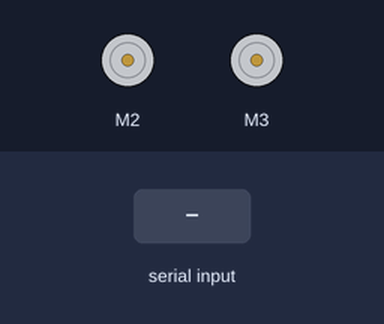
Simulated run of this sketch. Board: Arduino Uno, built with avr-gcc and run on an emulated ATmega328P. On the bench: 2 × DC motor (green arrow = forward, orange = backward, longer = faster). The inputs (shaded band) are chosen by the test bench. What the sketch prints to the serial monitor is not drawn.

Above: at 5.2 s.
5.3 s: "P90\n" received over the second serial link
At 6.2 s:
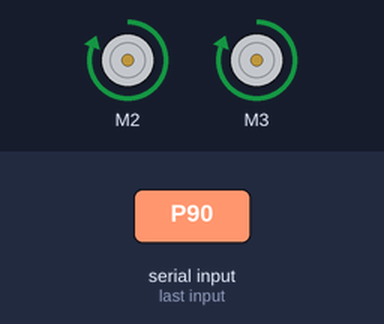
6.8 s: "S90\n" received over the second serial link
At 7.4 s:
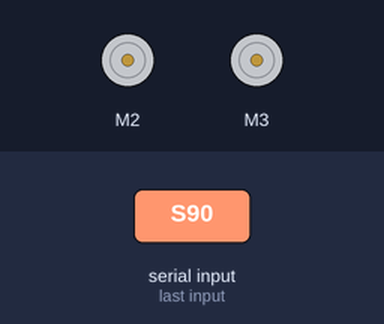
Timing chart, 0 to 9.8 s (numbered marks = the images above; inputs shaded):
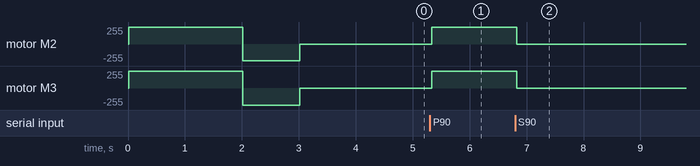

Measured:
- after the input at 5.3 s, motor M2, motor M3: stopped → forward 255/255 at once
- after the input at 6.8 s, motor M2, motor M3: forward 255/255 → stopped at once

The sketch:

BT_TILT3.ino
```cpp
//https://www.youtube.com/watch?v=OO7vKKuJ9a0
//http://arduparatodos.blogspot.com/2017/06/modulo-bluetooth-hc-06-con-arduino-y.html

#include <AFMotor.h>

    AF_DCMotor motorIz(2, MOTOR12_1KHZ); // create motor #1, 1KHz pwm
    AF_DCMotor motorDer(3, MOTOR12_1KHZ); // create motor #2, 1KHz pwm

#include <SoftwareSerial.h>
SoftwareSerial BT1(A0,A1); // RX, TX recordar que se cruzan, BT_RX->A1 y BT_Tx->A0

//Variables de control y/o lectura
char valor; //un solo byte, un caracter ASCII
String estado_pitch;// texto
String datos_in;


void setup() {

  Serial.begin(9600);
  BT1.begin(9600);
  test_cocherobot();
}
void loop(){

  if (BT1.available())  //Si el puerto serie (Bluetooth) está disponible
  {
    valor = BT1.read();  //Lee el dato entrante via Bluetooth

    if (valor == 'P')   //Si el dato entrante es del PITCH
    {
      //PITCH();   //Llama la función que controla el MOTOR IZQUIERDO
      BT_envio_datos();
    }
    if (valor == 'll')   //Si el dato entrante es del ROLL
    {
      BT_Roll();
//      ROLL();     //Llama la función que controla el MOTOR DERECHO
    }
     if (valor == 'S')   //Si el dato entrante es una S
    {
      MSTOP();     //Llama la función que DETIENE AMBOS MOTORES
    }
  }
}

void BT_envio_datos (){
  delay(30);
  while (BT1.available())
  {
    char c = BT1.read();   //Lee el dato entrante y lo almacena en una variable tipo char
    datos_in += c;    //Crea una cadena tipo String con los datos entrantes

  }// end while
  if (datos_in.length() > 0) //Se verifica que la cadena tipo String tenga un largo mayor a cero
    {
      int pitch = datos_in.toInt(); //toma el primer valor de datos_in, (i.e:  -58R25->-58)
      Serial.println(pitch);

      int indice_R = datos_in.indexOf('R');
      String roll = datos_in.substring(indice_R+1);
      Serial.println(roll);

      int y = datos_in.toInt();
      //Serial.println(datos_in);
      PITCH(y);
      datos_in = ""; //vaciamos la cadena
    }//end if

  }// end function BT_envio_datos

void BT_Roll (){
  delay(30);
  while (BT1.available())
  {
    char c = BT1.read();   //Lee el dato entrante y lo almacena en una variable tipo char
    datos_in += c;    //Crea una cadena tipo String con los datos entrantes
  }// end while
  if (datos_in.length() > 0) //Se verifica que la cadena tipo String tenga un largo mayor a cero
    {
      datos_in = datos_in.toInt();
      int y = datos_in.toInt();
      Serial.println(datos_in);
      ROLL(y);
      datos_in = ""; //vaciamos la cadena
    }//end if

  }// end function BT_envio_datos


void PITCH (int x){

   if (x > 10) {     // marcha = "FORWARD";
   int veloc = map (x, 0,90, 0,255);
   motorIz.setSpeed(veloc);
   motorDer.setSpeed(veloc);
   motorIz.run(FORWARD);
   motorDer.run(FORWARD);
   }
  else if ((x < -10)) { //MARCHA ATRÁS BACKWARD
    x = abs(x); //eliminamos el signo negativo
    int veloc = map (x, 0,90, 0,255);
    motorIz.setSpeed(veloc);
    motorDer.setSpeed(veloc);
    motorIz.run(BACKWARD);
    motorDer.run(BACKWARD);
  }
  else {
    motorIz.run(RELEASE);
    motorDer.run(RELEASE);
    }


}// end of PITCH


void ROLL (int x){

   if (x > 10) {     // GIRA IZQU;
   int veloc = map (x, 0,50, 0,255);
   motorIz.setSpeed(veloc);
   motorDer.setSpeed(veloc);
   motorIz.run(BACKWARD);
   motorDer.run(FORWARD);
   }
  else if ((x < -10)) { //GIRA DER
    x = abs(x); //eliminamos el signo negativo
    int veloc = map (x, 0,50, 0,255);
    motorIz.setSpeed(veloc);
    motorDer.setSpeed(veloc);
    motorIz.run(FORWARD);
    motorDer.run(BACKWARD);
  }
  else {
    motorIz.run(RELEASE);
    motorDer.run(RELEASE);
    }


}// end of PITCH

void PITCH_OLD()
{
  delay(30);
  while (BT1.available())
  {
    char c = BT1.read();   //Lee el dato entrante y lo almacena en una variable tipo char
    estado_pitch += c;    //Crea una cadena tipo String con los datos entrantes
  }
  if (estado_pitch.length() > 0)  //Se verifica que la cadena tipo String tenga un largo mayor a cero
  {
    estado_pitch = estado_pitch.toInt();
   Serial.println("posición ---> " + estado_pitch);
   ADELANTE ();

   /*
   if (velocidad <0){
    velocidad = abs(velocidad);
    motorIz.setSpeed(velocidad);
    motorIz.run(BACKWARD); }
   else  {
    motorIz.setSpeed(velocidad);
    motorIz.run(FORWARD); }
   */
   estado_pitch = "";    //Limpia la variable para poder leer posteriormente nuevos datos
  }
}

void MD()
{
  delay(30);
  while (BT1.available())
  {
    char c = BT1.read();   //Lee el dato entrante y lo almacena en una variable tipo char
    estado_pitch += c;    //Crea una cadena tipo String con los datos entrantes
  }
  if (estado_pitch.length() > 0)  //Se verifica que la cadena tipo String tenga un largo mayor a cero
  {
   int velocidad = estado_pitch.toInt();//alternativa long veloc = Serial.parseInt(estado_pitch)
   Serial.println("posición ---> " + estado_pitch);
  /*
   if (velocidad <0){
    velocidad = abs(velocidad);
    motorDer.setSpeed(velocidad);
    motorDer.run(BACKWARD); }
   else  {
    motorDer.setSpeed(velocidad);
    motorDer.run(FORWARD); }
   */
   estado_pitch = "";    //Limpia la variable para poder leer posteriormente nuevos datos
  }
}

void MSTOP()
{
   delay(30);
   motorDer.run(RELEASE);
   motorIz.run(RELEASE);
   motorDer.setSpeed(0);
   motorIz.setSpeed(0);
   BT1.end();//finaliza la conexión serie para que no reciba más datos del móvil
  }

void test_cocherobot(){
  BT1.println("Motor test!");

  motorIz.setSpeed(250);      // set the speed to 0  0/255
  motorDer.setSpeed(255);     // set the speed to 0  0/25
  Serial.print("tick FORWARD ");

  motorIz.run(FORWARD);      // turn it on going forward
  motorDer.run(FORWARD);      // turn it on going forward
  delay(2000);
  Serial.print("tock BACKWARD ");

  motorIz.run(BACKWARD);     // the other way
  motorDer.run(BACKWARD);     // the other way
  delay(1000);

  Serial.println("tuck RELEASE");
  motorIz.run(RELEASE);      // stopped
  motorDer.run(RELEASE);      // stopped
  delay(1000);
  }

 void ADELANTE (){
    motorIz.setSpeed(200);      // set the speed to 0  0/255
    motorDer.setSpeed(200);     // set the speed to 0  0/25
    Serial.print("tickFORWARD ");
    motorIz.run(FORWARD);      // turn it on going forward
    motorDer.run(FORWARD);      // turn it on going forward
    }
```
